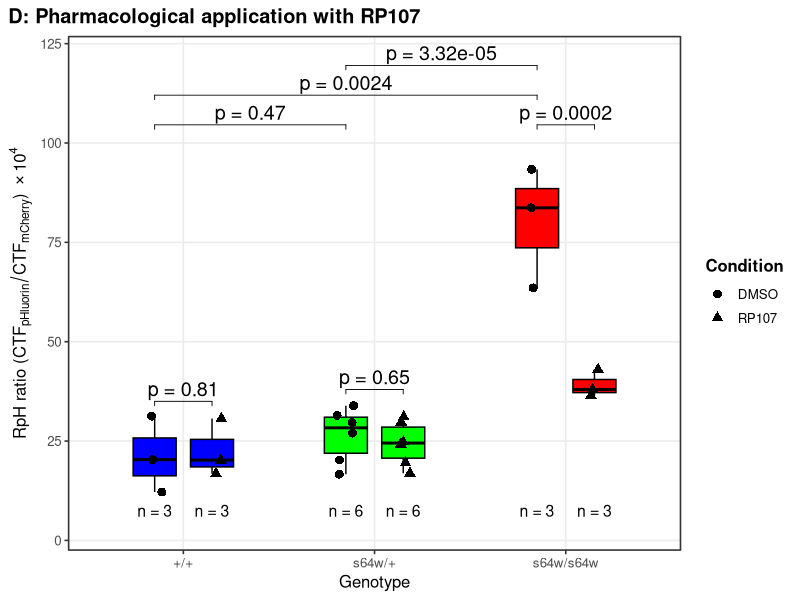
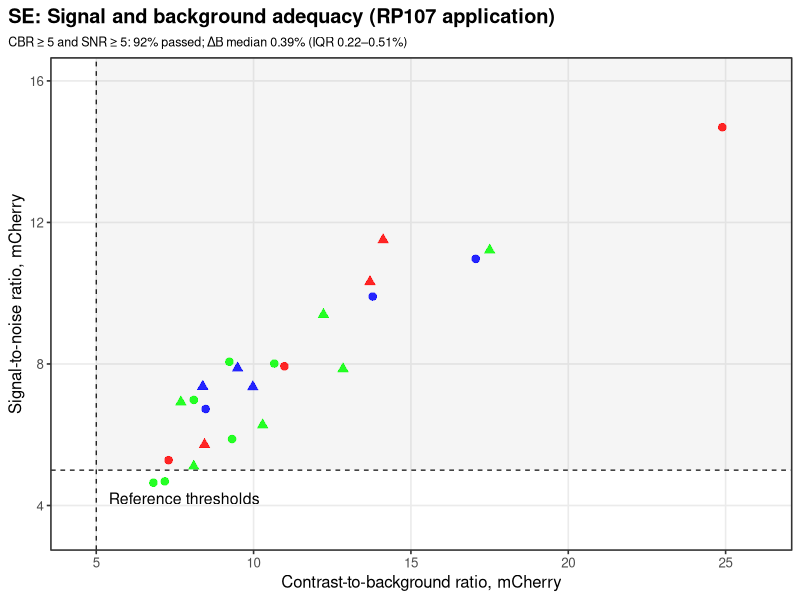
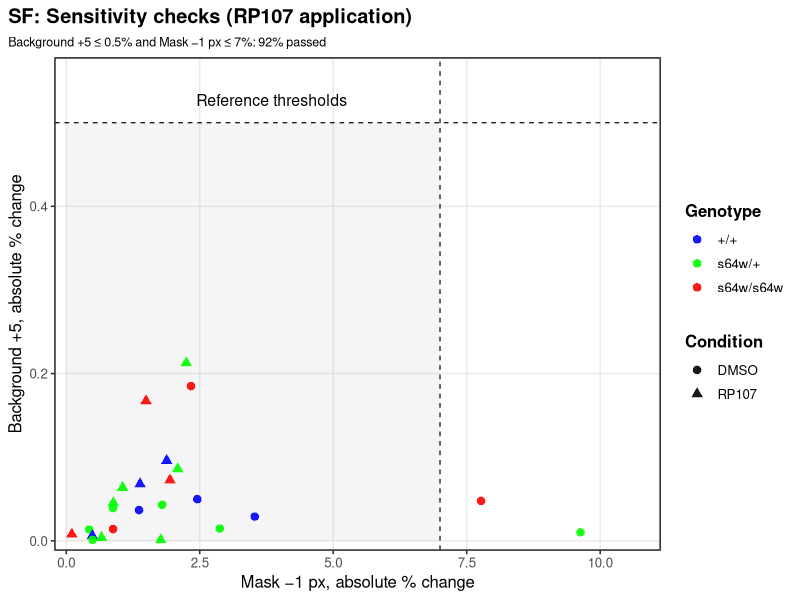

Source code (R) for these figures, in order:
library(dplyr)
library(emmeans)
library(ggplot2)
library(ggpubr)
library(readxl)
library(sandwich)
library(tidyr)

# Import and prepare RP107 data
df_rp107_raw <- read_excel("data/cg_RpH/RP107.xlsx")

scale_factor <- 1e4
dodge_width <- 0.60

df_rp107 <- df_rp107_raw %>%
  mutate(Genotype = factor(Genotype,
                           levels = c("+/+", "s64w/+", "s64w/s64w")),
         Condition = factor(Condition,
                            levels = c("DMSO", "RP107")),
         CTF_mCherry = IntDen_mC - Area * mean_back_mC,
         CTF_pHluorin = IntDen_pH - Area * mean_back_pH) %>%
  filter(Area > 0,
         CTF_mCherry > 0,
         CTF_pHluorin > 0) %>%
  mutate(RpH_ratio = CTF_pHluorin / CTF_mCherry,
         RpH_ratio_plot = scale_factor * RpH_ratio,
         log_RpH_ratio = log(RpH_ratio))

# Statistical analysis
fit_rp107 <- lm(log_RpH_ratio ~ Genotype * Condition,
                data = df_rp107)

vcov_rp107_hc3 <- sandwich::vcovHC(fit_rp107,
                                   type = "HC3")

# RP107 versus DMSO within each genotype
emm_condition_rp107 <- emmeans(fit_rp107,
                               ~ Condition | Genotype,
                               vcov. = vcov_rp107_hc3)

condition_contrasts_rp107 <- contrast(emm_condition_rp107,
                                      method = "revpairwise",
                                      adjust = "holm") %>%
  summary(infer = TRUE) %>%
  as.data.frame()

# Genotype comparisons under DMSO
emm_genotype_rp107 <- emmeans(fit_rp107,
                              ~ Genotype | Condition,
                              vcov. = vcov_rp107_hc3)

dmso_genotype_contrasts_rp107 <- contrast(emm_genotype_rp107,
                                          method = "pairwise",
                                          adjust = "holm") %>%
  summary(infer = TRUE) %>%
  as.data.frame() %>%
  filter(Condition == "DMSO")

format_p <- function(p) {case_when(is.na(p) ~ NA_character_,
                                   p < 1e-4 ~ paste0("p = ",
                                                     format(signif(p, 3), scientific = TRUE)),
                                   p < 0.01 ~ paste0("p = ",
                                                     formatC(p, format = "f", digits = 4)),
                                   p < 0.10 ~ paste0("p = ",
                                                     formatC(p, format = "f", digits = 3)),
                                   TRUE ~ paste0("p = ",
                                                 formatC(p, format = "f", digits = 2)))}

# Prepare statistical annotations
genotype_levels <- levels(df_rp107$Genotype)

x_centres <- setNames(seq_along(genotype_levels),
                      genotype_levels)

x_offsets <- c(DMSO = -dodge_width / 4,
               RP107 = dodge_width / 4)

y_max_rp107 <- max(df_rp107$RpH_ratio_plot,
                   na.rm = TRUE)

genotype_ymax_rp107 <- df_rp107 %>%
  group_by(Genotype) %>%
  summarise(ymax = max(RpH_ratio_plot, na.rm = TRUE),
            .groups = "drop")

stats_condition_rp107 <- condition_contrasts_rp107 %>%
  transmute(Genotype = as.character(Genotype),
            group1 = "DMSO",
            group2 = "RP107",
            label = format_p(p.value),
            xmin = as.numeric(x_centres[Genotype] + x_offsets["DMSO"]),
            xmax = as.numeric(x_centres[Genotype] + x_offsets["RP107"])) %>%
  left_join(genotype_ymax_rp107,
            by = "Genotype") %>%
  mutate(y.position = 1.12 * ymax)

dmso_pairs_rp107 <- tibble::tibble(group1 = c("+/+", "+/+", "s64w/+"),
                                   group2 = c("s64w/+", "s64w/s64w", "s64w/s64w"),
                                   comparison_order = 1:3)

dmso_contrast_pairs_rp107 <- dmso_genotype_contrasts_rp107 %>%
  tidyr::separate(contrast,
                  into = c("group1", "group2"),
                  sep = " - ",
                  remove = FALSE) %>%
  mutate(group1 = trimws(gsub("[`()]", "", group1)),
         group2 = trimws(gsub("[`()]", "", group2)))

stats_dmso_genotype_rp107 <- dmso_pairs_rp107 %>%
  left_join(dmso_contrast_pairs_rp107 %>%
              select(group1, group2, p.value),
            by = c("group1", "group2")) %>%
  mutate(label = format_p(p.value),
         xmin = as.numeric(x_centres[group1] + x_offsets["DMSO"]),
         xmax = as.numeric(x_centres[group2] + x_offsets["DMSO"]),
         y.position = y_max_rp107 * c(1.12, 1.20, 1.28))

# samples size
sample_sizes_rp107 <- df_rp107 %>%
  count(Genotype,
        Condition,
        name = "n") %>%
  mutate(x = as.numeric(x_centres[as.character(Genotype)]) +
           x_offsets[as.character(Condition)],
         y = 0.08 * y_max_rp107,
         label = paste0("n = ", n))

# Figure 3D: RP107 application
genotype_colours <- c("+/+" = "blue",
                      "s64w/+" = "green",
                      "s64w/s64w" = "red")

condition_shapes_rp107 <- c(DMSO = 21,
                            RP107 = 24)

plot_ymax_rp107 <- max(df_rp107$RpH_ratio_plot,
                       stats_condition_rp107$y.position,
                       stats_dmso_genotype_rp107$y.position,
                       na.rm = TRUE)

set.seed(1)

figure_3d <- ggplot(df_rp107,
                    aes(x = Genotype,
                        y = RpH_ratio_plot,
                        fill = Genotype)) +
  geom_boxplot(aes(group = interaction(Genotype, Condition)),
               width = 0.45,
               outlier.shape = NA,
               colour = "black",
               position = position_dodge(width = dodge_width)) +
  geom_point(aes(shape = Condition,
                 group = Condition),
             position = position_jitterdodge(jitter.width = 0.20,
                                             jitter.height = 0,
                                             dodge.width = dodge_width),
             size = 3,
             fill = "black",
             colour = "black",
             stroke = 0) +
  geom_text(data = sample_sizes_rp107,
            aes(x = x,
                y = y,
                label = label),
            inherit.aes = FALSE,
            size = 4) +
  stat_pvalue_manual(stats_condition_rp107,
                     label = "label",
                     xmin = "xmin",
                     xmax = "xmax",
                     y.position = "y.position",
                     tip.length = 0.01,
                     size = 5,
                     inherit.aes = FALSE) +
  stat_pvalue_manual(stats_dmso_genotype_rp107,
                     label = "label",
                     xmin = "xmin",
                     xmax = "xmax",
                     y.position = "y.position",
                     tip.length = 0.01,
                     size = 5,
                     inherit.aes = FALSE) +
  scale_fill_manual(values = genotype_colours,
                    guide = "none") +
  scale_shape_manual(values = condition_shapes_rp107,
                     name = "Condition") +
  scale_y_continuous(expand = expansion(mult = c(0.02, 0.04))) +
  coord_cartesian(ylim = c(0, 1.02 * plot_ymax_rp107),
                  clip = "off") +
  labs(x = "Genotype",
       y = expression("RpH ratio (" * CTF[pHluorin] / CTF[mCherry] * ") " %*% 10^4),
       title = "D: Pharmacological application with RP107") +
  theme_bw(base_size = 12) +
  theme(panel.grid.minor = element_blank(),
        plot.title.position = "plot",
        plot.title = element_text(hjust = 0,
                                  face = "bold"),
        legend.position = "right",
        legend.title = element_text(face = "bold"))

figure_3d

# Supplementary Figure S8E: Imaging quality control for the RP107 application
cbr_threshold <- 5
snr_threshold <- 5

df_qc_rp107 <- df_rp107 %>%
  mutate(net_mCherry = mean_mC - mean_back_mC,
         CBR_mCherry = if_else(mean_back_mC > 0,
                               mean_mC / mean_back_mC,
                               NA_real_),
         SNR_mCherry = if_else(SD_back_mC > 0,
                               net_mCherry / SD_back_mC,
                               NA_real_),
         delta_background = if_else(net_mCherry > 0,
                                    100 * abs(mean_back_g5_mC - mean_back_mC) / net_mCherry,
                                    NA_real_),
         qc_pass = CBR_mCherry >= cbr_threshold & SNR_mCherry >= snr_threshold) %>%
  filter(is.finite(CBR_mCherry),
         is.finite(SNR_mCherry),
         is.finite(delta_background))

qc_summary_rp107 <- df_qc_rp107 %>%
  summarise(n = n(),
            pass_rate = mean(qc_pass),
            delta_background_median = median(delta_background),
            delta_background_q1 = quantile(delta_background, 0.25),
            delta_background_q3 = quantile(delta_background, 0.75))

qc_subtitle_rp107 <- with(qc_summary_rp107,
                          sprintf(paste0("CBR \u2265 %g and SNR \u2265 %g: %d%% passed; ",
                                         "\u0394B median %.2f%% (IQR %.2f\u2013%.2f%%)"),
                                  cbr_threshold,
                                  snr_threshold,
                                  round(100 * pass_rate),
                                  delta_background_median,
                                  delta_background_q1,
                                  delta_background_q3))

x_range_rp107 <- range(df_qc_rp107$CBR_mCherry,
                       na.rm = TRUE)

y_range_rp107 <- range(df_qc_rp107$SNR_mCherry,
                       na.rm = TRUE)

x_limits_rp107 <- c(min(floor(x_range_rp107[1]) - 1, cbr_threshold - 1),
                    ceiling(x_range_rp107[2]) + 1)

y_limits_rp107 <- c(max(0,
                        min(floor(y_range_rp107[1]) - 1, snr_threshold - 2)),
                    ceiling(y_range_rp107[2]) + 1)

# Supplementary Figure S8E plot 
condition_shapes_rp107 <- c(DMSO = 21,
                            RP107 = 24)

figure_s7e <- ggplot(df_qc_rp107,
                     aes(x = CBR_mCherry,
                         y = SNR_mCherry,
                         colour = Genotype,
                         shape = Condition,
                         fill = after_scale(colour))) +
  annotate("rect",
           xmin = cbr_threshold,
           xmax = Inf,
           ymin = snr_threshold,
           ymax = Inf,
           fill = "grey50",
           alpha = 0.08) +
  geom_vline(xintercept = cbr_threshold,
             linetype = "dashed",
             linewidth = 0.4) +
  geom_hline(yintercept = snr_threshold,
             linetype = "dashed",
             linewidth = 0.4) +
  geom_point(size = 2.6,
             alpha = 0.85,
             stroke = 0.2) +
  annotate("text",
           x = cbr_threshold + 0.4,
           y = snr_threshold - 0.8,
           label = "Reference thresholds",
           hjust = 0,
           size = 4) +
  scale_colour_manual(values = genotype_colours,
                      breaks = names(genotype_colours),
                      name = "Genotype") +
  scale_shape_manual(values = condition_shapes_rp107,
                     breaks = names(condition_shapes_rp107),
                     name = "Condition") +
  scale_x_continuous(expand = expansion(mult = c(0.02, 0.05))) +
  scale_y_continuous(expand = expansion(mult = c(0.02, 0.05))) +
  coord_cartesian(xlim = x_limits_rp107,
                  ylim = y_limits_rp107,
                  clip = "off") +
  labs(x = "Contrast-to-background ratio, mCherry",
       y = "Signal-to-noise ratio, mCherry",
       title = "SE: Signal and background adequacy (RP107 application)",
       subtitle = qc_subtitle_rp107) +
  guides(colour = guide_legend(order = 1),
         shape = guide_legend(order = 2),
         fill = "none") +
  theme_bw(base_size = 12) +
  theme(panel.grid.minor = element_blank(),
        plot.title.position = "plot",
        plot.title = element_text(hjust = 0,
                                  face = "bold"),
        plot.subtitle = element_text(size = 9),
        legend.position = "right",
        legend.title = element_text(face = "bold")) + theme(legend.position="none")

figure_s7e

# Supplementary Figure S8F: Sensitivity checks for the RP107 application
background_threshold <- 0.5
mask_threshold <- 7

df_sensitivity_rp107 <- df_rp107 %>%
  mutate(CTF_mCherry_bg5 = IntDen_mC - Area * mean_back_g5_mC,
         CTF_pHluorin_bg5 = IntDen_pH - Area * mean_back_g5_pH,
         CTF_mCherry_mask1 = IntDen_mC_tight - Area_tight * mean_back_mC,
         CTF_pHluorin_mask1 = IntDen_pH_tight - Area_tight * mean_back_pH) %>%
  mutate(RpH_ratio_bg5 = if_else(CTF_mCherry_bg5 > 0 &  CTF_pHluorin_bg5 > 0,
                                 CTF_pHluorin_bg5 / CTF_mCherry_bg5,
                                 NA_real_),
         RpH_ratio_mask1 = if_else(CTF_mCherry_mask1 > 0 &  CTF_pHluorin_mask1 > 0,
                                   CTF_pHluorin_mask1 / CTF_mCherry_mask1,
                                   NA_real_)) %>%
  mutate(background_change = 100 * abs(RpH_ratio_bg5 - RpH_ratio) / RpH_ratio,
         mask_change = 100 * abs(RpH_ratio_mask1 - RpH_ratio) / RpH_ratio,
         sensitivity_pass = background_change <= background_threshold & mask_change <= mask_threshold) %>%
  filter(RpH_ratio > 0,
         is.finite(background_change),
         is.finite(mask_change))

sensitivity_summary_rp107 <- df_sensitivity_rp107 %>%
  summarise(n = n(),
            pass_rate = mean(sensitivity_pass),
            background_median = median(background_change),
            background_q1 = quantile(background_change, 0.25),
            background_q3 = quantile(background_change, 0.75),
            mask_median = median(mask_change),
            mask_q1 = quantile(mask_change, 0.25),
            mask_q3 = quantile(mask_change, 0.75))

sensitivity_subtitle_rp107 <- with(sensitivity_summary_rp107,
                                   sprintf("Background +5 \u2264 %.1f%% and Mask \u22121 px \u2264 %.0f%%: %d%% passed",
                                           background_threshold,
                                           mask_threshold,
                                           round(100 * pass_rate)))

x_max_sensitivity_rp107 <- 1.10 * max(mask_threshold,
                                      df_sensitivity_rp107$mask_change,
                                      na.rm = TRUE)

y_max_sensitivity_rp107 <- 1.10 * max(background_threshold,
                                      df_sensitivity_rp107$background_change,
                                      na.rm = TRUE)

# Supplementary Figure S8F plot
condition_shapes_rp107 <- c(DMSO = 21,
                            RP107 = 24)

figure_s7f <- ggplot(df_sensitivity_rp107,
                     aes(x = mask_change,
                         y = background_change,
                         colour = Genotype,
                         shape = Condition,
                         fill = after_scale(colour))) +
  annotate("rect",
           xmin = 0,
           xmax = mask_threshold,
           ymin = 0,
           ymax = background_threshold,
           fill = "grey50",
           alpha = 0.08) +
  geom_vline(xintercept = mask_threshold,
             linetype = "dashed",
             linewidth = 0.4) +
  geom_hline(yintercept = background_threshold,
             linetype = "dashed",
             linewidth = 0.4) +
  geom_point(size = 2.6,
             alpha = 0.90,
             stroke = 0.2) +
  annotate("text",
           x = 0.55 * mask_threshold,
           y = 1.04 * background_threshold,
           label = "Reference thresholds",
           hjust = 0.5,
           vjust = 0,
           size = 4) +
  scale_colour_manual(values = genotype_colours,
                      breaks = names(genotype_colours),
                      name = "Genotype") +
  scale_shape_manual(values = condition_shapes_rp107,
                     breaks = names(condition_shapes_rp107),
                     name = "Condition") +
  scale_x_continuous(expand = expansion(mult = c(0.02, 0.05))) +
  scale_y_continuous(expand = expansion(mult = c(0.02, 0.05))) +
  coord_cartesian(xlim = c(0, x_max_sensitivity_rp107),
                  ylim = c(0, y_max_sensitivity_rp107),
                  clip = "off") +
  labs(x = "Mask \u22121 px, absolute % change",
       y = "Background +5, absolute % change",
       title = "SF: Sensitivity checks (RP107 application)",
       subtitle = sensitivity_subtitle_rp107) +
  guides(colour = guide_legend(order = 1),
         shape = guide_legend(order = 2),
         fill = "none") +
  theme_bw(base_size = 12) +
  theme(panel.grid.minor = element_blank(),
        plot.title.position = "plot",
        plot.title = element_text(hjust = 0,
                                  face = "bold"),
        plot.subtitle = element_text(size = 9),
        legend.position = "right",
        legend.title = element_text(face = "bold"))

figure_s7f
